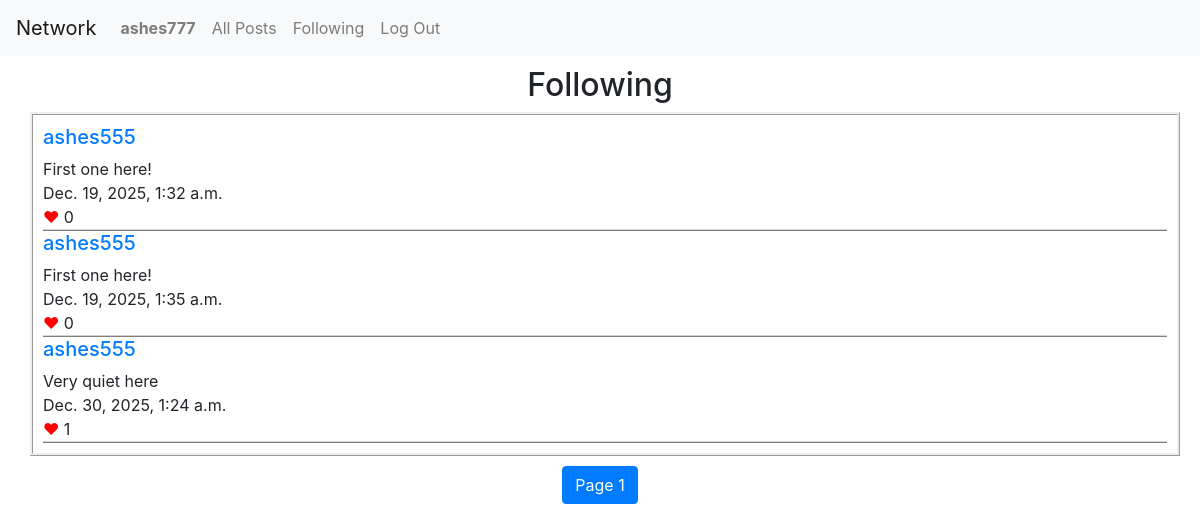
The page /2/following/ (signed in) on the database its author committed.
### network/models.py (models this page shows)
class User(AbstractUser):
    num_followers = models.IntegerField(default = 0)
    num_following = models.IntegerField(default = 0)
    followers = models.ManyToManyField('self', symmetrical = False, blank = True, related_name ="following")

class Post(models.Model):
    user = models.ForeignKey(User, on_delete=models.CASCADE, null=True)
    post = models.CharField()
    likes = models.IntegerField(default = 0)
    liked_by = models.ManyToManyField(User, symmetrical = False, blank = True, null = True, related_name = "liked_posts")
    date_time = models.DateTimeField()

### network/views.py (the view)
# urls.py: path("<int:id>/following/", views.following, name ="following"),
def following(request, id):
    userobject = User.objects.get(id = id)
    following_list = userobject.following.all()
    following_posts = []
    for user in following_list:
        user_posts = Post.objects.filter(user = user)
        for u_post in user_posts:
            following_posts.append(u_post)
    page_obj = pages(request, following_posts, 10)
    return render(request,"network/following.html",{
        "page_obj": page_obj
    })

### network/views.py (called while the page is built)
def pages(request, posts, number):
        paginator = Paginator(posts, number)
        page_number = request.GET.get('page')
        page_obj = paginator.get_page(page_number)
        return page_obj

### network/templates/network/following.html (shortened to what this page needs)
{% extends "network/layout.html" %}
{% block body %}
<div class="userheading">
    <h2>Following </h2>
</div>
{% if user.is_authenticated %}
    <div class="allposts">
    {% for post in page_obj %}
        <div class="singlepost">
        <h5><a href="{% url 'profile' post.user.username %}">{{post.user.username}}</a></h5>
        <div id ="postcontents">{{post.post}}</div>
        <div id = "></div>
        <div id="date_time">{{post.date_time}}</div>
        <div id="likes"><span style="color:red;">&hearts;</span> {{post.likes}}</div>
        </div>
    {% endfor %}
    </div>
    <nav aria-label = "Page navigation" >
        <ul class="pagination" style="margin-top: 10px; justify-content:center;">
        <li class="page-item active" >
            <a class="page-link">Page {{page_obj.number}}</a>
        </li>
        </ul>
    </nav>
{% endif %}
{% endblock %}

### network/templates/network/layout.html (shortened to what this page needs)
{% load static %}
<!DOCTYPE html>
<html lang="en">
    <head>
        <link rel="stylesheet" href="https://stackpath.bootstrapcdn.com/bootstrap/4.4.1/css/bootstrap.min.css">
        <link href="{% static 'network/styles.css' %}" rel="stylesheet">
    </head>
    <body>
        <nav class="navbar navbar-expand-lg navbar-light bg-light">
            <a class="navbar-brand" href="#">Network</a>
            <div>
              <ul class="navbar-nav mr-auto">
                {% if user.is_authenticated %}
                    <li class="nav-item">
                        <a class="nav-link" href="#"><strong>{{ user.username }}</strong></a>
                    </li>
                {% endif %}
                <li class="nav-item">
                  <a class="nav-link" href="{% url 'index' %}">All Posts</a>
                </li>
                {% if user.is_authenticated %}
                    <li class="nav-item">
                        <a class="nav-link" href="{% url 'following' user.id %}">Following</a>
                    </li>
                    <li class="nav-item">
                        <a class="nav-link" href="{% url 'logout' %}">Log Out</a>
                    </li>
                {% endif %}
              </ul>
            </div>
          </nav>
        <div class="body">
            {% block body %}
            {% endblock %}
        </div>
    </body>
</html>

### network/static/network/styles.css (style rules this page uses)
.newpost, .allposts { margin-left: 30px; border-style: ridge; padding: 10px; margin-right: 20px; }
.singlepost { display: flex; flex-direction: column; border-bottom: 2px ridge #d3d3d3; }
.userheading, .followbutton { text-align: center; margin-top: 10px; }

### rows shown on the page
User: username "ashes777"
Post: user.username "ashes555", post "First one here!", date_time "Dec. 19, 2025, 1:32 a.m.", likes "0"
Post: user.username "ashes555", post "First one here!", date_time "Dec. 19, 2025, 1:35 a.m.", likes "0"
Post: user.username "ashes555", post "Very quiet here", date_time "Dec. 30, 2025, 1:24 a.m.", likes "1"

### other values the page prints
{{ page_obj.number }} "1"
